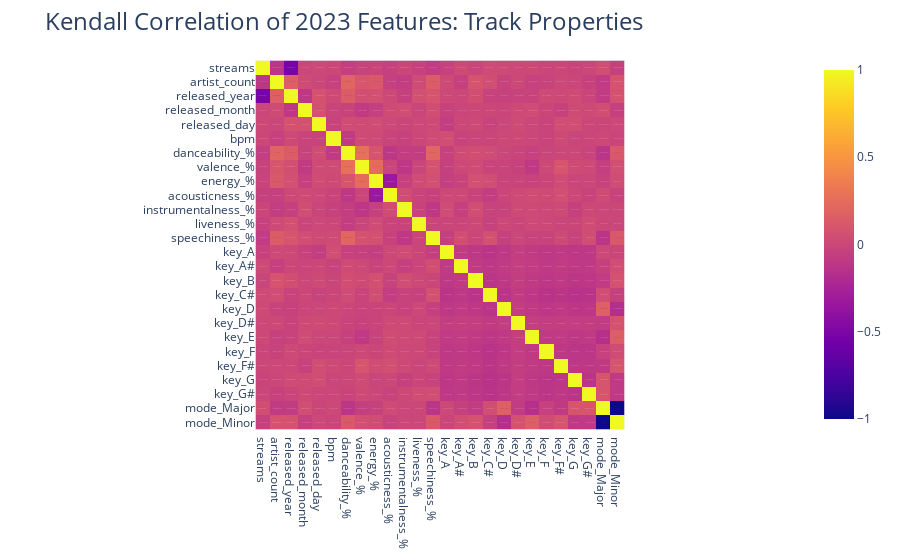

The cell this chart's notebook holds for it:
### Code cell
cols: list[str] = [
    "streams", "artist_count", "released_year", "released_month", "released_day",
    "bpm", "danceability_%", "valence_%", "energy_%",
    "acousticness_%", "instrumentalness_%", "liveness_%", "speechiness_%",
    *df.loc[:, df.columns.str.startswith("key_")].columns, *df.loc[:, df.columns.str.startswith("mode_")].columns,
]
corr_mat = df.loc[:, cols].corr(method="kendall")
fig = px.imshow(corr_mat, text_auto=True)
fig.update_layout(dict(
    title=dict(
        text="Kendall Correlation of 2023 Features: Track Properties",
        font=dict(
            size=24
        ),
    ),
))
fig.show()
# Save images
fig.write_image(f"./../../images/2023/Correlation-Properties.png", width=WIDTH, height=HEIGHT, scale=1.0)

### Figure 1 — Plotly figure (JSON) as saved in the notebook; plotly's stock layout.template omitted (floating-point values rounded to 4 significant figures; data arrays with more than 128 entries replaced by an {"elided": "..."} marker saying what was removed)
{"data": [{"coloraxis": "coloraxis", "hovertemplate": "x: %{x}<br>y: %{y}<br>color: %{z}<extra></extra>", "name": "0", "texttemplate": "%{z}", "type": "heatmap", "x": ["streams", "artist_count", "released_year", "released_month", "released_day", "bpm", "danceability_%", "valence_%", "energy_%", "acousticness_%", "instrumentalness_%", "liveness_%", "speechiness_%", "key_A", "key_A#", "key_B", "key_C#", "key_D", "key_D#", "key_E", "key_F", "key_F#", "key_G", "key_G#", "mode_Major", "mode_Minor"], "xaxis": "x", "y": ["streams", "artist_count", "released_year", "released_month", "released_day", "bpm", "danceability_%", "valence_%", "energy_%", "acousticness_%", "instrumentalness_%", "liveness_%", "speechiness_%", "key_A", "key_A#", "key_B", "key_C#", "key_D", "key_D#", "key_E", "key_F", "key_F#", "key_G", "key_G#", "mode_Major", "mode_Minor"], "yaxis": "y", "z": {"elided": "26x26 float values"}}], "layout": {"coloraxis": {"colorscale": [[0, "#0d0887"], [0.1111, "#46039f"], [0.2222, "#7201a8"], [0.3333, "#9c179e"], [0.4444, "#bd3786"], [0.5556, "#d8576b"], [0.6667, "#ed7953"], [0.7778, "#fb9f3a"], [0.8889, "#fdca26"], [1, "#f0f921"]]}, "margin": {"t": 60}, "title": {"font": {"size": 24}, "text": "Kendall Correlation of 2023 Features: Track Properties"}, "xaxis": {"anchor": "y", "constrain": "domain", "domain": [0, 1], "scaleanchor": "y"}, "yaxis": {"anchor": "x", "autorange": "reversed", "constrain": "domain", "domain": [0, 1]}}}
